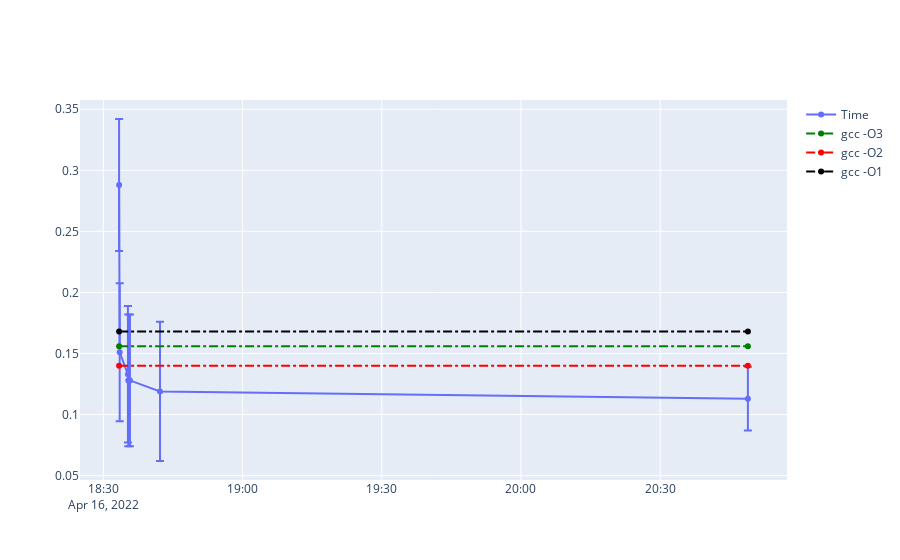

The notebook cell this image was saved under:
### Code cell
fig = go.Figure()

fig.add_scatter(
    x=ddf['finish_time'], 
    y=ddf['objective_result'], 
    name='run time',
    error_y=dict( type='data',array=ddf['std'],visible=True)
)

o3x = baselines['O3']['time']
o2x = baselines['O2']['time']
o1x = baselines['O1']['time']

start_time = ddf.iloc[0]['finish_time']
finish_time = ddf.iloc[-1]['finish_time']

fig.add_trace(
    go.Scatter(
        x=[start_time, finish_time],
        y=[o3x, o3x], 
        line={
            'color': 'green',
            'width': 2,
            'dash': 'dashdot',
        }, name='gcc -O3'
    )
)
fig.add_trace(
    go.Scatter(
        x=[start_time, finish_time],
        y=[o2x, o2x], 
        line={
            'color': 'red',
            'width': 2,
            'dash': 'dashdot',
        }, name='gcc -O2'
    )
)
fig.add_trace(
    go.Scatter(
        x=[start_time, finish_time],
        y=[o1x, o1x], 
        line={
            'color': 'black',
            'width': 2,
            'dash': 'dashdot',
        }, name='gcc -O1'
    ),
)
fig.show()

### Figure 1 — Plotly figure (JSON) as saved in the notebook; plotly's stock layout.template omitted (floating-point values rounded to 4 significant figures)
{"data": [{"error_y": {"array": [0.054, 0.05647, 0.05587, 0.054, 0.054, 0.057, 0.0261], "type": "data", "visible": true}, "name": "Time", "type": "scatter", "x": ["2022-04-16T18:33:23.236027", "2022-04-16T18:33:30.928589", "2022-04-16T18:35:17.240363", "2022-04-16T18:35:21.466644", "2022-04-16T18:35:43.514362", "2022-04-16T18:42:12.209783", "2022-04-16T20:48:54.899843"], "y": [0.288, 0.151, 0.133, 0.128, 0.128, 0.119, 0.113]}, {"line": {"color": "green", "dash": "dashdot", "width": 2}, "name": "gcc -O3", "type": "scatter", "x": ["2022-04-16T18:33:23.236027", "2022-04-16T20:48:54.899843"], "y": [0.156, 0.156]}, {"line": {"color": "red", "dash": "dashdot", "width": 2}, "name": "gcc -O2", "type": "scatter", "x": ["2022-04-16T18:33:23.236027", "2022-04-16T20:48:54.899843"], "y": [0.14, 0.14]}, {"line": {"color": "black", "dash": "dashdot", "width": 2}, "name": "gcc -O1", "type": "scatter", "x": ["2022-04-16T18:33:23.236027", "2022-04-16T20:48:54.899843"], "y": [0.168, 0.168]}], "layout": {}}
